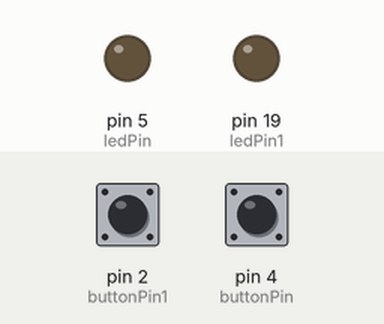
A sketch run on a simulated Arduino Uno, built with avr-gcc and run on an emulated ATmega328P. On the bench: output pins drawn as LEDs (lit = HIGH). Dashed ring = blinking. The inputs (shaded band) are chosen by the test bench; at power-on: pin 2 (buttonPin1) LOW, pin 4 (buttonPin) LOW. What the sketch prints to the serial monitor is not drawn.

Above: at 1.2 s.
1.3 s: pin 2 (buttonPin1) pulled HIGH for 3.2 s
At 1.7 s:
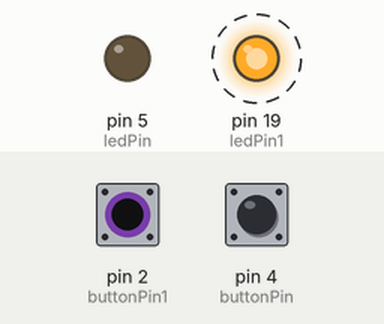
6.3 s: pin 4 (buttonPin) pulled HIGH for 0.15 s
At 6.37 s:
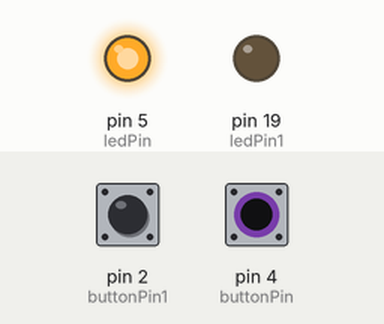
7.9 s: pin 4 (buttonPin) pulled HIGH for 3.2 s
At 12.0 s:
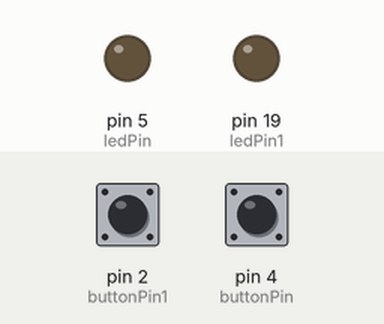
12.6 s: pin 2 (buttonPin1) driven HIGH and pin 4 (buttonPin) driven HIGH
At 13.9 s:
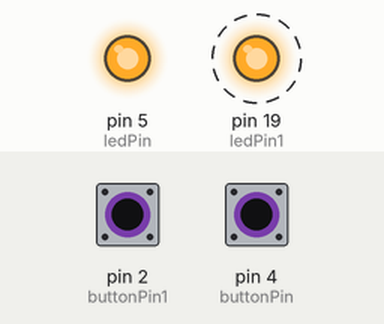
15.6 s: pin 2 (buttonPin1) driven LOW
At 16.1 s:
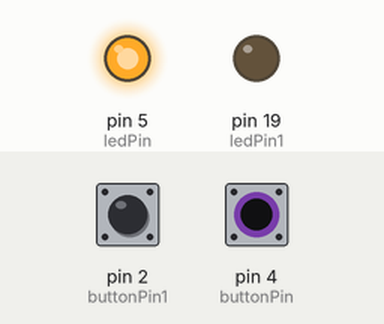
Timing chart, 0 to 18.1 s (numbered marks = the images above; inputs shaded):
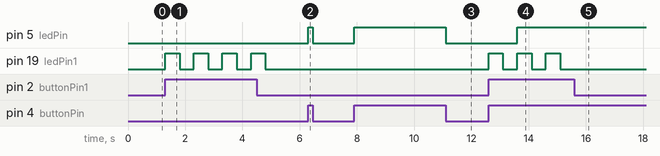

Measured:
- after the input at 1.3 s, pin 19 (ledPin1): alternates HIGH for 0.50 s and LOW for 0.50 s, 8 changes in all, then stays LOW, starting at once
- after the input at 6.3 s, pin 5 (ledPin): LOW → HIGH at once, → LOW 0.15 s later
- after the input at 7.9 s, pin 5 (ledPin): LOW → HIGH at once, → LOW 3.2 s later
- after the input at 12.6 s, pin 5 (ledPin): LOW → HIGH after 1.0 s; pin 19 (ledPin1): alternates HIGH for 0.50 s and LOW for 0.50 s, starting at once
- after the input at 15.6 s, pin 19 (ledPin1): stops changing and stays LOW

The sketch:

GPIO_2_LED_DAN_2_PUSHBUTTON.ino
```cpp
// set pin numbers
const int buttonPin = 4; // the number of the pushbutton pin
const int ledPin = 5; // the number of the LED pin
const int buttonPin1 = 2;
const int ledPin1 = 19;
// variable for storing the pushbutton status
int buttonState = 0;
int buttonState1 = 0;
void setup() {
 Serial.begin(115200);
 // initialize the pushbutton pin as an input
 pinMode(buttonPin, INPUT);
 pinMode(buttonPin1, INPUT);
 // initialize the LED pin as an output
 pinMode(ledPin, OUTPUT);
 pinMode(ledPin1, OUTPUT);
}
void loop() {

 // read the state of the pushbutton value
 buttonState = digitalRead(buttonPin);
 Serial.println(buttonState);
 // check if the pushbutton is pressed.
 // if it is, the buttonState is HIGH
 if (buttonState == HIGH) {
 // turn LED on
 digitalWrite(ledPin, HIGH);
 } else {
 // turn LED off
 digitalWrite(ledPin, LOW);
 }
 buttonState1 = digitalRead(buttonPin1);
 Serial.println(buttonState1);
 if (buttonState1 == HIGH) {
 // turn LED on
  digitalWrite(ledPin1, HIGH);   // turn the LED on (HIGH is the voltage level)
  delay(500);                       // wait for a second
  digitalWrite(ledPin1, LOW);    // turn the LED off by making the voltage LOW
  delay(500);                       // wait for a second
 } else {
 // turn LED off
 digitalWrite(ledPin1 , LOW);
 }
}
```
